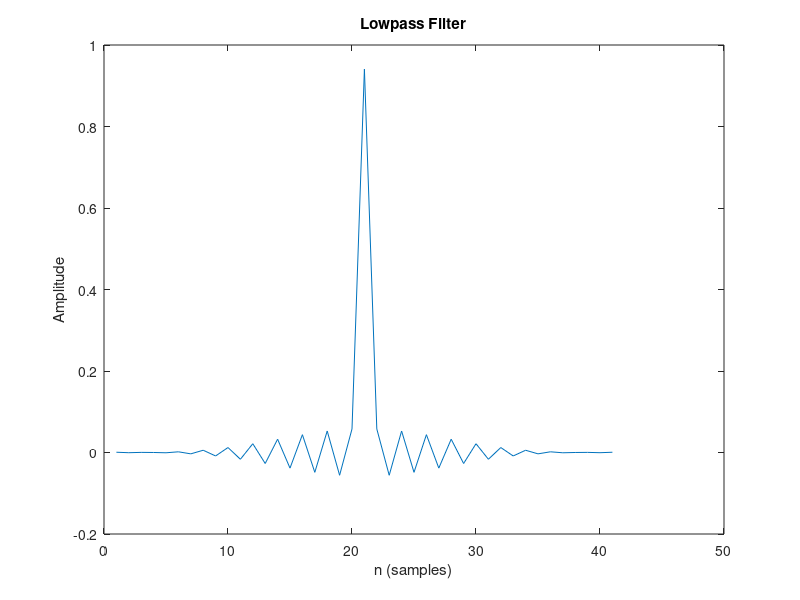
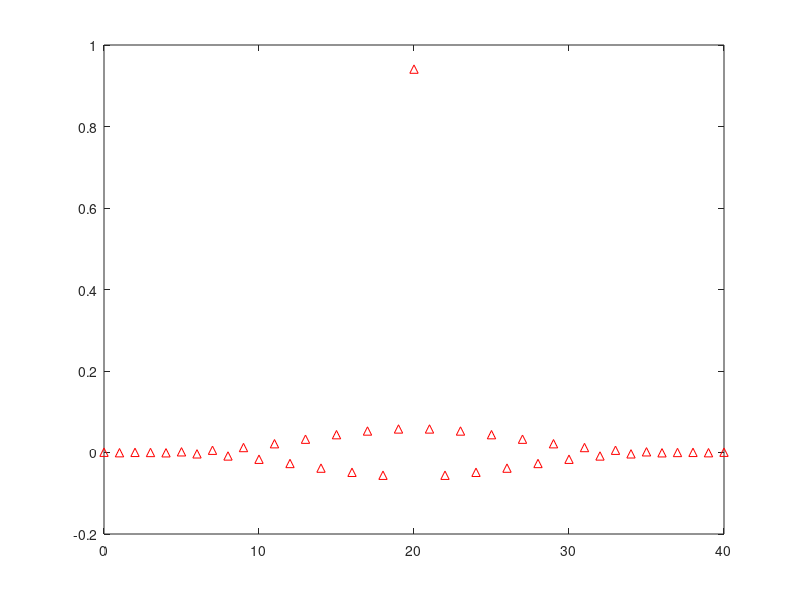

Here is the MATLAB script that generated these plots, in order: (Note: this script raises an error after producing the figures.)
%%lowpass fir using hamming window

b = fir1(40,0.3*pi);
figure(1);
plot(b);
title('Lowpass Filter');
xlabel('n (samples)');
ylabel('Amplitude');

figure(2);
impz(b);

figure(3);
stepz(b);

fvtool(b);

figure(5);
grpdelay(b);

Wp = 0.1;
Ws = 0.3;
Rp = 1;
Rs = 40;
[N,Wn] = buttord(Wp,Ws,Rp,Rs);
[numerator,denominator] = butter(N,Wn);

Fs = 1;
[num,den] = bilinear(numerator,denominator,Fs);

figure(6);
impz(num,den);

figure(7);
stepz(num,den);

fvtool(num,den);

figure(9);
grpdelay(num,den);

figure(10);
zplane(num,den);

%B1
w1 = pi*mod(80/105,1);
w2 = mod(w1 + pi/4,pi);

limits = [0, pi];

L = 16;
X = rectwin(L);

n = 0:L-1;
signal = cos(w1 * n) + 0.5 * cos(w2*n);

signal = X .* signal;

N = L;
Xk = fft(signal,N);
figure(11);
plot(abs(Xk));
xlim(limits);

N = 2^14;
Xk = fft(signal,N);
figure(12);
plot(abs(Xk));
xlim(limits);

L = 64;
X = rectwin(L);

n = 0:L-1;
signal = cos(w1 * n) + 0.5 * cos(w2*n);

signal = X .* signal;


N = L;
Xk = fft(signal,N);
figure(13);
plot(abs(Xk));
xlim(limits);

N = 2^14;
Xk = fft(signal,N);
figure(14);
plot(abs(Xk));
xlim(limits);

L = 512;
X = rectwin(L);

n = 0:L-1;
signal = cos(w1 * n) + 0.5 * cos(w2*n);

signal = X .* signal;


N = L;
Xk = fft(signal,N);
figure(15);
plot(abs(Xk));
xlim(limits);

N = 2^14;
Xk = fft(signal,N);
figure(16);
plot(abs(Xk));
xlim(limits);

w1 = pi*mod(80/105,1);
w2 = mod(w1 + pi/4,pi);

w = (w1 + w2)/2;

L = 64;
X = rectwin(L);

n = 0:L-1;
signal = cos(w * n) + 0.5 * cos(w*n);

signal = X .* signal;

N = L;
Xk = fft(signal,N);
figure(17);
plot(abs(Xk));
xlim(limits);

N = 2^14;
Xk = fft(signal,N);
figure(18);
plot(abs(Xk));
xlim(limits);

r = audiorecorder(22000,16,1);
recordblocking(r,5);
p = play(r);
myspeech = getaudiodata(r);

figure(19);
spectrogram(myspeech,hamming(220),110);

figure(20);
spectrogram(myspeech,hamming(2200),110);

filtered_data = filter(num,den,myspeech);
figure(21);
spectrogram(filtered_data,hamming(220),110);

numerator = 1;
denominator = [1,(1:79) * 0,-0.9999];
figure(22);
[H,T] = impz(numerator,denominator);
plot(H);

figure(23);
spectrogram(H);
figure(24);
zplane(numerator,denominator);

numerator = [1,-0.96];
denominator = 1;

figure(25);
[H,T] = impz(numerator,denominator);
plot(H);

figure(26);
spectrogram(H);

figure(27);
zplane(numerator,denominator);
